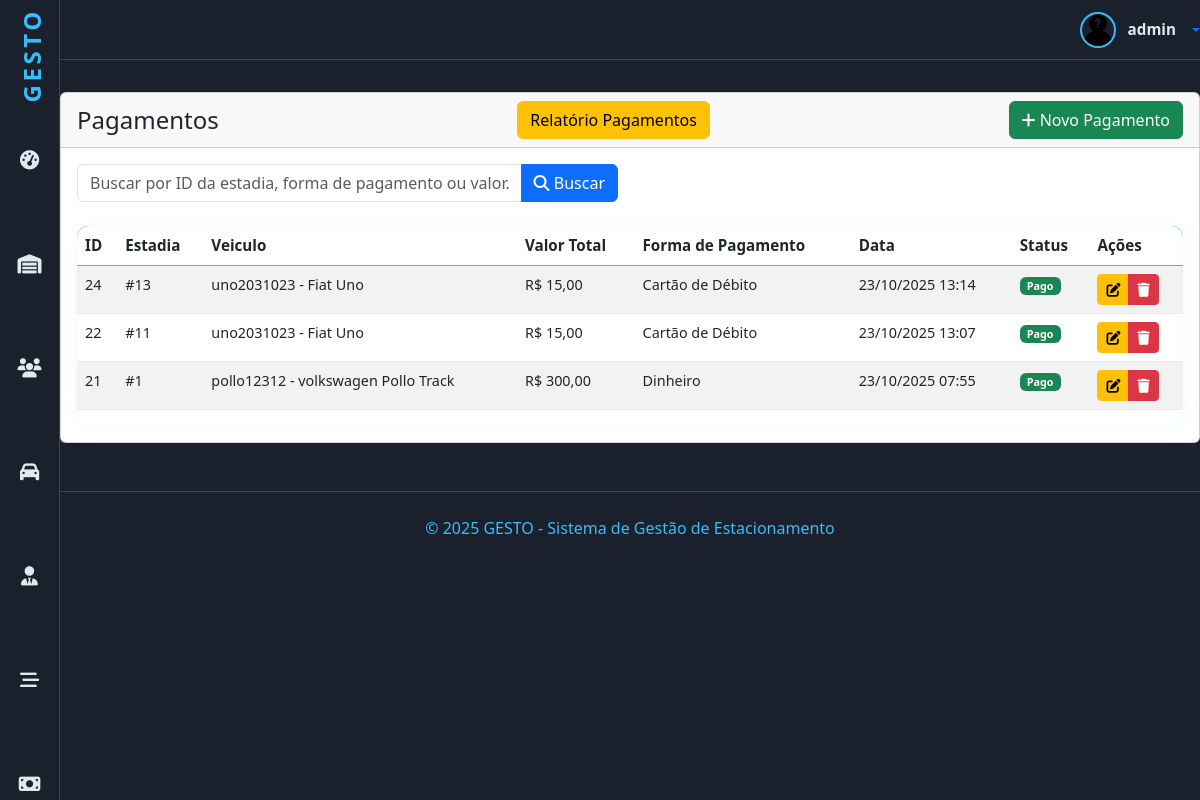
The app's page /pagamentos/ (signed in), older data.
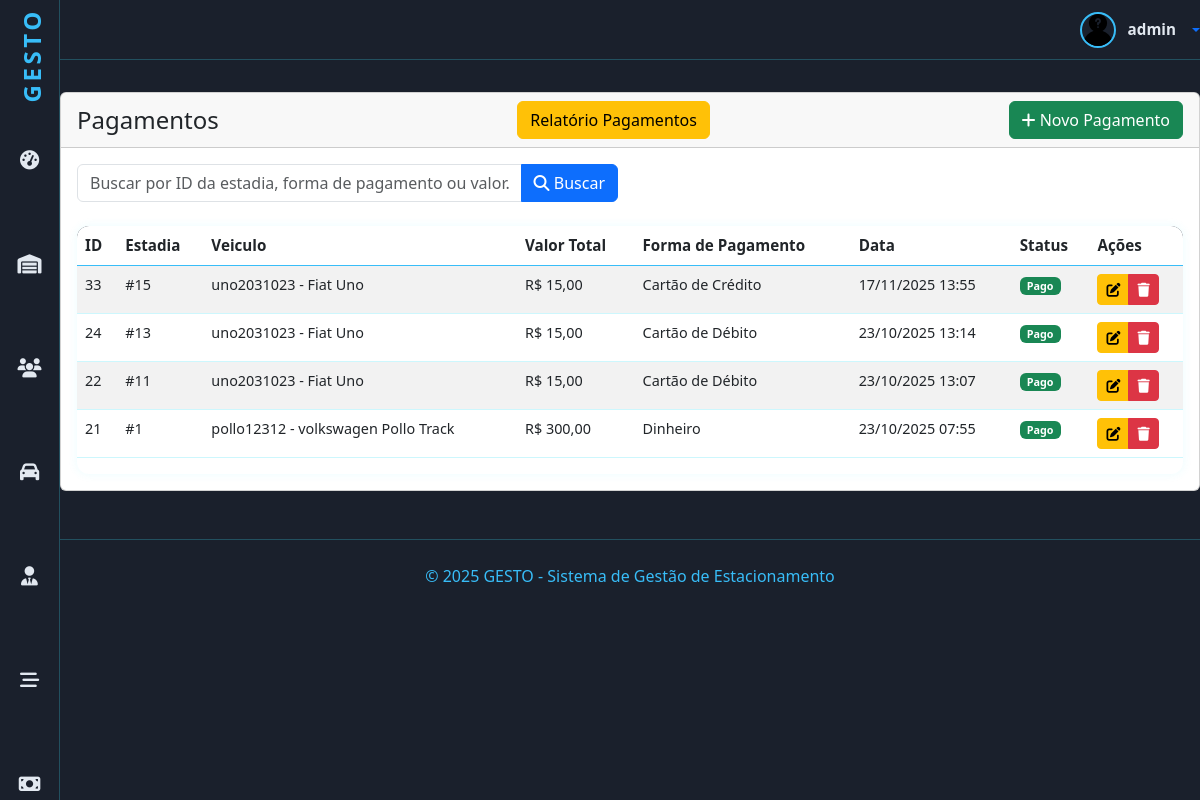
The same page, newer data.
### pagamentos/models.py (models this page shows, shortened)
class Pagamento(models.Model):
    PAGAMENTO_CHOICES = (
        ('DINHEIRO', 'Dinheiro'),
        ('PIX', 'PIX'),
        ('CREDITO', 'Cartão de Crédito'),
        ('DEBITO', 'Cartão de Débito'),
    )
    STATUS_CHOICES = (
        ('PENDENTE', 'Pendente'),
        ('PAGO', 'Pago'),
    )
    data_pagamento = models.DateTimeField('Data do Pagamento', default=timezone.now)
    forma = models.CharField('Forma de Pagamento', max_length=20, choices=PAGAMENTO_CHOICES, default='DINHEIRO')
    valor_total = models.DecimalField('Valor Total', max_digits=8, decimal_places=2, default=0)
    estadia = models.ForeignKey(Estadia, on_delete=models.CASCADE, related_name='pagamentos', blank=True, null=True)
    status = models.CharField('Status', max_length=20, choices=STATUS_CHOICES, default='PAGO')
    observacao = models.TextField('Observação', blank=True, null=True)
    class Meta:
        verbose_name = 'Pagamento'
        verbose_name_plural = 'Pagamentos'
        ordering = ['-data_pagamento']

### estadias/models.py (models this page shows, shortened)
class Estadia(models.Model):
    veiculo = models.ForeignKey('veiculos.Veiculo', on_delete=models.PROTECT)
    cliente = models.ForeignKey('clientes.ClienteGeral', on_delete=models.SET_NULL, null=True, blank=True)
    funcionario = models.ForeignKey('funcionarios.Funcionario', on_delete=models.SET_NULL, null=True, blank=True)
    vaga = models.ForeignKey('vagas.Vaga', on_delete=models.SET_NULL, null=True, blank=True)
    data_chegada = models.DateTimeField(default=timezone.now)
    data_saida = models.DateTimeField(null=True, blank=True)
    finalizada = models.BooleanField(default=False)
    valor_total = models.DecimalField(max_digits=8, decimal_places=2, default=0)
    class Meta:
        ordering = ['-data_chegada']

### veiculos/models.py (models this page shows, shortened)
class Veiculo(models.Model):
    placa = models.CharField('Placa', max_length=10, unique=True)
    marca = models.CharField('Marca', max_length=50, null=True, blank=True)
    modelo = models.CharField('Modelo', max_length=50, null=True, blank=True)
    cor = models.CharField('Cor', max_length=30, null=True, blank=True)
    foto = models.ImageField('Foto', upload_to='static/veiculos', null=True, blank=True)
    clientes = models.ManyToManyField(ClienteGeral,related_name='veiculos',verbose_name='Clientes',blank=False)
    plano = models.ForeignKey(Plano, on_delete=models.SET_NULL, null=True, blank=True, verbose_name='Plano')
    categoria_cnh = models.ForeignKey(Categoria, on_delete=models.SET_NULL, null=True, verbose_name='Categoria do Veículo',limit_choices_to={'status': True})
    data_vencimento_plano = models.DateField('Data de Vencimento do Plano',null=True,blank=True)
    class Meta:
        verbose_name = 'Veículo'
        verbose_name_plural = 'Veículos'
        ordering = [Upper('placa')]
    def __str__(self):
        return f"{self.placa} - {self.marca} {self.modelo}"

### pagamentos/views.py (the view, shortened to what this page needs)
# urls.py: path('', views.PagamentosView.as_view(), name='pagamentos'),
class PagamentosView(LoginRequiredMixin, ListView):
    permission_required = 'pagamentos.view_pagamento'
    permission_denied_message = 'Visualizar pagamento'
    model = Pagamento
    template_name = 'pagamentos.html'
    context_object_name = 'pagamentos'
    paginate_by = 10
    def get_queryset(self):
        qs = super().get_queryset()
        buscar = self.request.GET.get('buscar')
        return qs
    def get_context_data(self, **kwargs):
        context = super().get_context_data(**kwargs)
        context['buscar'] = self.request.GET.get('buscar', '')
        return context

### pagamentos/templates/pagamentos.html (shortened to what this page needs)
{% extends 'principal.html' %}
{% block content %}
<div class="card">
    <div class="card-header d-flex justify-content-between align-items-center">
        <h4 class="card-title mb-0">Pagamentos</h4>
        <a href="{% url 'pagamentos:relatorio_pagamentos' %}" class="btn btn-warning">
            Relatório Pagamentos
        </a>
        <a href="{% url 'pagamentos:pagamento_adicionar' %}" class="btn btn-success">
            <i class="fas fa-plus"></i> Novo Pagamento
        </a>
    </div>
    <div class="card-body">
        <div class="row mb-4">
            <div class="col-md-6">
                <form method="get">
                    <div class="input-group">
                        <input type="text" class="form-control" name="buscar"
                               placeholder="Buscar por ID da estadia, forma de pagamento ou valor..."
                               value="{{ buscar }}">
                        <button class="btn btn-primary" type="submit">
                            <i class="fas fa-search"></i> Buscar
                        </button>
                    </div>
                </form>
            </div>
        </div>
        <div class="table-responsive">
            <table class="table table-striped table-hover">
                <thead class="thead-dark">
                    <tr>
                        <th>ID</th>
                        <th>Estadia</th>
                        <th>Veiculo</th>
                        <th>Valor Total</th>
                        <th>Forma de Pagamento</th>
                        <th>Data</th>
                        <th>Status</th>
                        <th>Ações</th>
                    </tr>
                </thead>
                <tbody>
                    {% for pagamento in pagamentos %}
                    <tr>
                        <td>{{ pagamento.id }}</td>
                        <td>#{{ pagamento.estadia.id }}</td>
                        <td>{{ pagamento.estadia.veiculo }}</td>
                        <td>R$ {{ pagamento.valor_total }}</td>
                        <td>{{ pagamento.get_forma_display }}</td>
                        <td>{{ pagamento.data_pagamento|date:"d/m/Y H:i" }}</td>
                        <td>
                            <span class="badge {% if pagamento.status == 'PAGO' %}bg-success{% else %}bg-warning{% endif %}">
                                {{ pagamento.get_status_display }}
                            </span>
                        </td>
                        <td>
                            <div class="btn-group btn-group-sm">
                        <a href="{% url 'pagamentos:pagamento_editar' pagamento.pk %}"
                                   class="btn btn-warning" title="Editar">
                                    <i class="fas fa-edit"></i>
                                </a>
                                <a href="{% url 'pagamentos:pagamento_apagar' pagamento.pk %}"
                                   class="btn btn-danger" title="Excluir">
                                    <i class="fas fa-trash"></i>
                                </a>
                            </div>
                        </td>
                    </tr>
                    {% empty %}
                    <tr>
                        <td colspan="7" class="text-center">Nenhum pagamento encontrado.</td>
                    </tr>
                    {% endfor %}
                </tbody>
            </table>
        </div>
    </div>
</div>
{% endblock %}

Row changes from the older to the newer data that the page shows:
added Pagamento: id "33", estadia.id "15", estadia.veiculo "uno2031023 - Fiat Uno", valor_total "15,00", forma "Cartão de Crédito", data_pagamento "17/11/2025 13:55", status "Pago"
